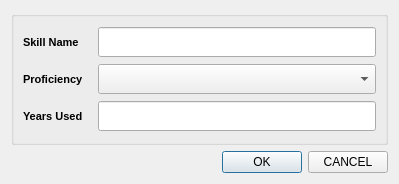
<?xml version="1.0" encoding="UTF-8"?>
<ui version="4.0">
 <class>technicalSkills</class>
 <widget class="QDialog" name="technicalSkills">
  <property name="geometry">
   <rect>
    <x>0</x>
    <y>0</y>
    <width>399</width>
    <height>184</height>
   </rect>
  </property>
  <property name="windowTitle">
   <string>Dialog</string>
  </property>
  <layout class="QGridLayout" name="gridLayout_2">
   <item row="0" column="0">
    <widget class="QGroupBox" name="groupBox">
     <property name="title">
      <string/>
     </property>
     <layout class="QGridLayout" name="gridLayout">
      <item row="0" column="0">
       <widget class="QLabel" name="label">
        <property name="font">
         <font>
          <pointsize>8</pointsize>
          <weight>75</weight>
          <bold>true</bold>
         </font>
        </property>
        <property name="text">
         <string>Skill Name</string>
        </property>
       </widget>
      </item>
      <item row="0" column="1">
       <widget class="QLineEdit" name="lineEditSkillName">
        <property name="minimumSize">
         <size>
          <width>0</width>
          <height>30</height>
         </size>
        </property>
       </widget>
      </item>
      <item row="1" column="0">
       <widget class="QLabel" name="label_3">
        <property name="font">
         <font>
          <pointsize>8</pointsize>
          <weight>75</weight>
          <bold>true</bold>
         </font>
        </property>
        <property name="text">
         <string>Proficiency   </string>
        </property>
       </widget>
      </item>
      <item row="1" column="1">
       <widget class="QComboBox" name="comboBoxProficiency">
        <property name="minimumSize">
         <size>
          <width>0</width>
          <height>30</height>
         </size>
        </property>
       </widget>
      </item>
      <item row="2" column="0">
       <widget class="QLabel" name="label_2">
        <property name="font">
         <font>
          <pointsize>8</pointsize>
          <weight>75</weight>
          <bold>true</bold>
         </font>
        </property>
        <property name="text">
         <string>Years Used</string>
        </property>
       </widget>
      </item>
      <item row="2" column="1">
       <widget class="QLineEdit" name="lineEditYearsUsed">
        <property name="minimumSize">
         <size>
          <width>0</width>
          <height>30</height>
         </size>
        </property>
       </widget>
      </item>
     </layout>
    </widget>
   </item>
   <item row="1" column="0">
    <layout class="QHBoxLayout" name="horizontalLayout">
     <item>
      <spacer name="horizontalSpacer">
       <property name="orientation">
        <enum>Qt::Horizontal</enum>
       </property>
       <property name="sizeHint" stdset="0">
        <size>
         <width>40</width>
         <height>20</height>
        </size>
       </property>
      </spacer>
     </item>
     <item>
      <widget class="QPushButton" name="pushButtonOK">
       <property name="text">
        <string>OK</string>
       </property>
      </widget>
     </item>
     <item>
      <widget class="QPushButton" name="pushButtonCancel">
       <property name="text">
        <string>CANCEL</string>
       </property>
      </widget>
     </item>
    </layout>
   </item>
  </layout>
 </widget>
 <resources/>
 <connections/>
</ui>
